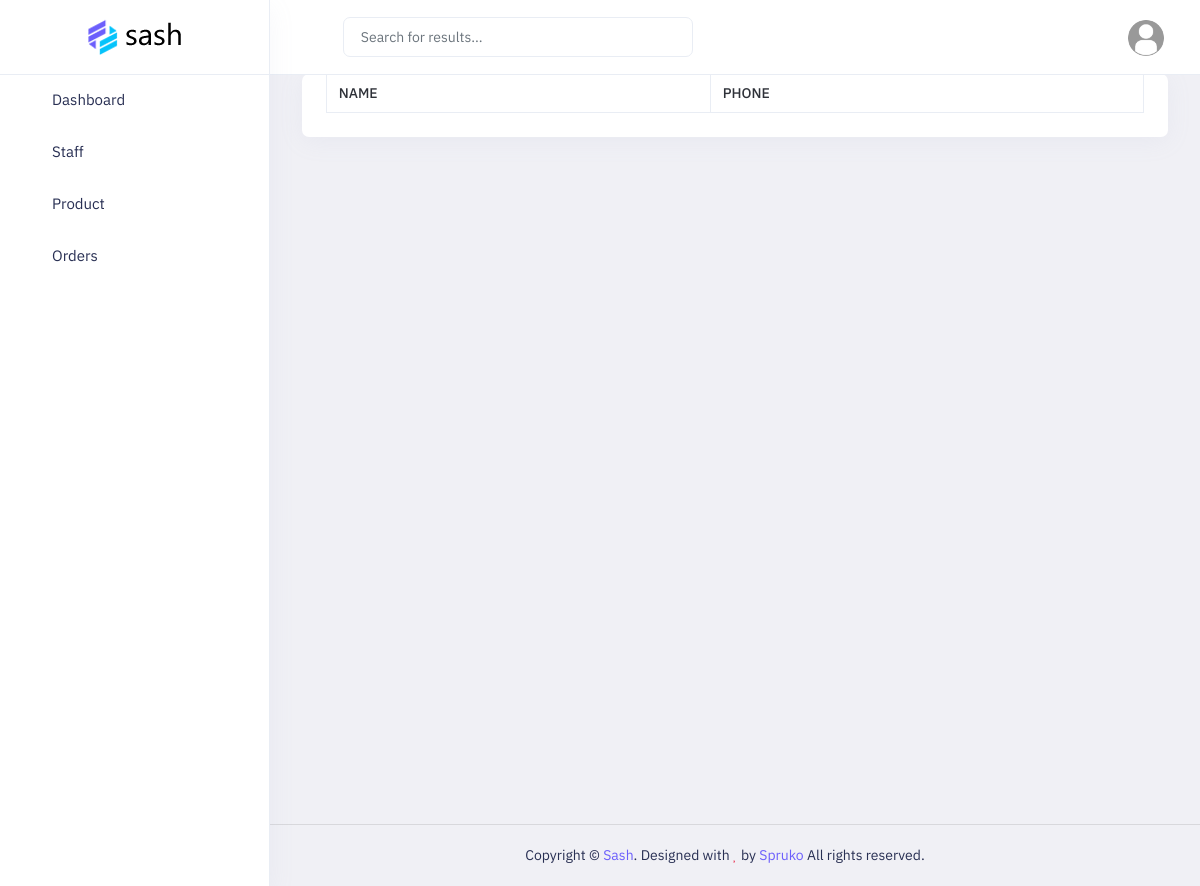
The page /client/ (signed in) on the database as committed earlier.
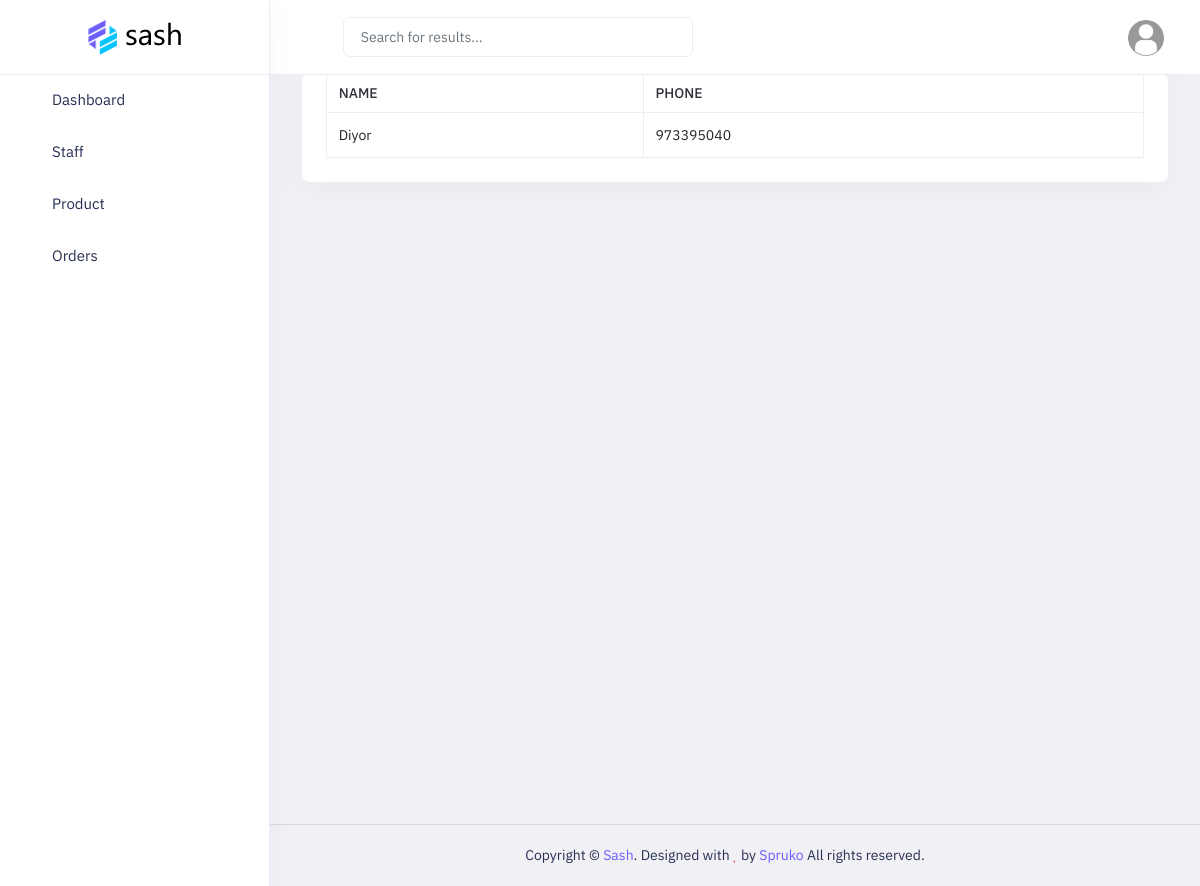
The same page on the database as committed later.
### main/models.py (models this page shows)
class Client(models.Model):
    name = models.CharField(max_length=1212)
    phone = models.BigIntegerField(null=True, blank=True)

### main/views.py (the view)
# urls.py: path('client/', client_view, name='client'),
@login_required(login_url='login')
def client_view(request):
    context = {
        'client': Client.objects.all()
    }
    return render(request, 'staff/client.html', context)

### templates/staff/client.html
{% extends "dashboard/base.html" %}
{% load static %}
{% block content %}
    <div class="main-content app-content">
        <div class="side-app">
            <div class="main-container container-fluid">
                <div class="row row-cards">
                    <div class="col-lg-12 col-xl-12">
                        <div class="card">
                            <div class="e-table px-5 pb-5">
                                <div class="table-responsive table-lg">
                                    <table class="table border-top table-bordered mb-0">
                                        <thead>
                                            <tr>
                                                <th>Name</th>
                                                <th>Phone</th>
                                            </tr>
                                        </thead>
                                        <tbody>
                                            {% for i in client %}
                                                <tr>
                                                    <td class="text-nowrap align-middle">{{ i.name }}</td>
                                                    <td class="text-nowrap align-middle">{{ i.phone  }}</td>
                                                </tr>
                                            {% endfor %}
                                        </tbody>
                                    </table>
                                </div>
                            </div>
                        </div>
                    </div>
                </div>
            </div>
        </div>
    </div>
{% endblock %}

Rows that differ between the two databases and show on the page:
added Client: name "Diyor", phone "973395040"
